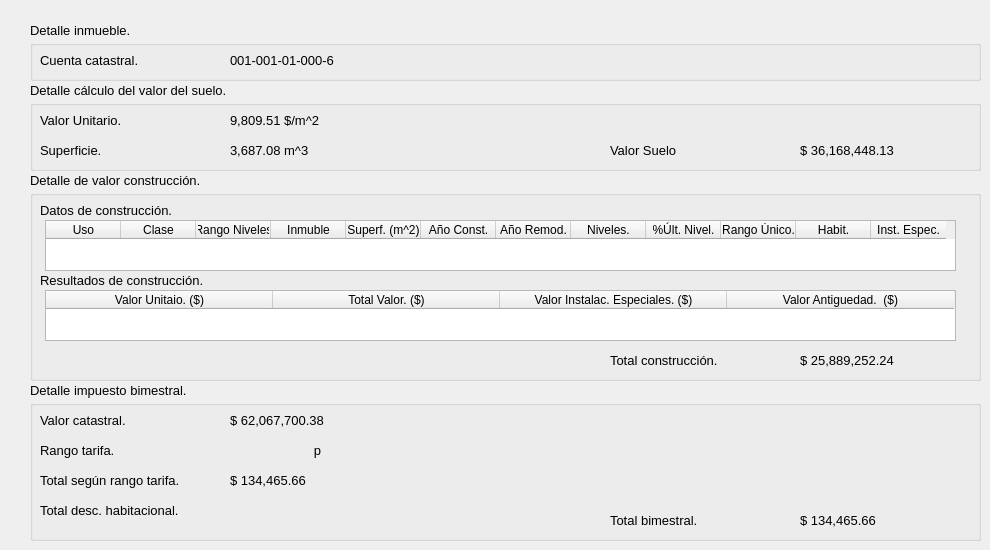
   <widget class="QWidget" name="tab_2">
    <attribute name="title">
     <string>Valoración</string>
    </attribute>
    <widget class="QLabel" name="label_42">
     <property name="geometry">
      <rect>
       <x>30</x>
       <y>20</y>
       <width>171</width>
       <height>21</height>
      </rect>
     </property>
     <property name="font">
      <font>
       <family>Arial</family>
       <pointsize>10</pointsize>
       <weight>50</weight>
       <bold>false</bold>
      </font>
     </property>
     <property name="text">
      <string>Detalle inmueble.</string>
     </property>
    </widget>
    <widget class="QGroupBox" name="groupBox">
     <property name="geometry">
      <rect>
       <x>30</x>
       <y>40</y>
       <width>951</width>
       <height>41</height>
      </rect>
     </property>
     <property name="title">
      <string/>
     </property>
     <widget class="QLabel" name="label_43">
      <property name="geometry">
       <rect>
        <x>10</x>
        <y>10</y>
        <width>171</width>
        <height>21</height>
       </rect>
      </property>
      <property name="font">
       <font>
        <family>Arial</family>
        <pointsize>10</pointsize>
        <weight>50</weight>
        <bold>false</bold>
       </font>
      </property>
      <property name="text">
       <string>Cuenta catastral.</string>
      </property>
     </widget>
     <widget class="QLabel" name="label_44">
      <property name="geometry">
       <rect>
        <x>200</x>
        <y>10</y>
        <width>171</width>
        <height>21</height>
       </rect>
      </property>
      <property name="font">
       <font>
        <family>Arial</family>
        <pointsize>10</pointsize>
        <weight>50</weight>
        <bold>false</bold>
       </font>
      </property>
      <property name="text">
       <string>001-001-01-000-6</string>
      </property>
     </widget>
    </widget>
    <widget class="QLabel" name="label_47">
     <property name="geometry">
      <rect>
       <x>30</x>
       <y>80</y>
       <width>201</width>
       <height>21</height>
      </rect>
     </property>
     <property name="font">
      <font>
       <family>Arial</family>
       <pointsize>10</pointsize>
       <weight>50</weight>
       <bold>false</bold>
      </font>
     </property>
     <property name="text">
      <string>Detalle cálculo del valor del suelo.</string>
     </property>
    </widget>
    <widget class="QGroupBox" name="groupBox_2">
     <property name="geometry">
      <rect>
       <x>30</x>
       <y>100</y>
       <width>951</width>
       <height>71</height>
      </rect>
     </property>
     <property name="title">
      <string/>
     </property>
     <widget class="QLabel" name="label_45">
      <property name="geometry">
       <rect>
        <x>10</x>
        <y>10</y>
        <width>171</width>
        <height>21</height>
       </rect>
      </property>
      <property name="font">
       <font>
        <family>Arial</family>
        <pointsize>10</pointsize>
        <weight>50</weight>
        <bold>false</bold>
       </font>
      </property>
      <property name="text">
       <string>Valor Unitario.</string>
      </property>
     </widget>
     <widget class="QLabel" name="label_46">
      <property name="geometry">
       <rect>
        <x>200</x>
        <y>10</y>
        <width>171</width>
        <height>21</height>
       </rect>
      </property>
      <property name="font">
       <font>
        <family>Arial</family>
        <pointsize>10</pointsize>
        <weight>50</weight>
        <bold>false</bold>
       </font>
      </property>
      <property name="text">
       <string>9,809.51 $/m^2</string>
      </property>
     </widget>
     <widget class="QLabel" name="label_48">
      <property name="geometry">
       <rect>
        <x>10</x>
        <y>40</y>
        <width>171</width>
        <height>21</height>
       </rect>
      </property>
      <property name="font">
       <font>
        <family>Arial</family>
        <pointsize>10</pointsize>
        <weight>50</weight>
        <bold>false</bold>
       </font>
      </property>
      <property name="text">
       <string>Superficie.</string>
      </property>
     </widget>
     <widget class="QLabel" name="label_49">
      <property name="geometry">
       <rect>
        <x>200</x>
        <y>40</y>
        <width>171</width>
        <height>21</height>
       </rect>
      </property>
      <property name="font">
       <font>
        <family>Arial</family>
        <pointsize>10</pointsize>
        <weight>50</weight>
        <bold>false</bold>
       </font>
      </property>
      <property name="text">
       <string>3,687.08 m^3</string>
      </property>
     </widget>
     <widget class="QLabel" name="label_50">
      <property name="geometry">
       <rect>
        <x>580</x>
        <y>40</y>
        <width>171</width>
        <height>21</height>
       </rect>
      </property>
      <property name="font">
       <font>
        <family>Arial</family>
        <pointsize>10</pointsize>
        <weight>50</weight>
        <bold>false</bold>
       </font>
      </property>
      <property name="text">
       <string>Valor Suelo</string>
      </property>
     </widget>
     <widget class="QLabel" name="label_51">
      <property name="geometry">
       <rect>
        <x>770</x>
        <y>40</y>
        <width>171</width>
        <height>21</height>
       </rect>
      </property>
      <property name="font">
       <font>
        <family>Arial</family>
        <pointsize>10</pointsize>
        <weight>50</weight>
        <bold>false</bold>
       </font>
      </property>
      <property name="text">
       <string>$ 36,168,448.13</string>
      </property>
     </widget>
    </widget>
    <widget class="QLabel" name="label_52">
     <property name="geometry">
      <rect>
       <x>30</x>
       <y>170</y>
       <width>201</width>
       <height>21</height>
      </rect>
     </property>
     <property name="font">
      <font>
       <family>Arial</family>
       <pointsize>10</pointsize>
       <weight>50</weight>
       <bold>false</bold>
      </font>
     </property>
     <property name="text">
      <string>Detalle de valor construcción.</string>
     </property>
    </widget>
    <widget class="QGroupBox" name="groupBox_3">
     <property name="geometry">
      <rect>
       <x>30</x>
       <y>190</y>
       <width>951</width>
       <height>191</height>
      </rect>
     </property>
     <property name="title">
      <string/>
     </property>
     <widget class="QLabel" name="label_53">
      <property name="geometry">
       <rect>
        <x>10</x>
        <y>10</y>
        <width>171</width>
        <height>21</height>
       </rect>
      </property>
      <property name="font">
       <font>
        <family>Arial</family>
        <pointsize>10</pointsize>
        <weight>50</weight>
        <bold>false</bold>
       </font>
      </property>
      <property name="text">
       <string>Datos de construcción.</string>
      </property>
     </widget>
     <widget class="QTableWidget" name="tableWidget">
      <property name="geometry">
       <rect>
        <x>15</x>
        <y>30</y>
        <width>911</width>
        <height>51</height>
       </rect>
      </property>
      <attribute name="horizontalHeaderDefaultSectionSize">
       <number>75</number>
      </attribute>
      <column>
       <property name="text">
        <string>Uso</string>
       </property>
      </column>
      <column>
       <property name="text">
        <string>Clase</string>
       </property>
      </column>
      <column>
       <property name="text">
        <string>Rango Niveles</string>
       </property>
      </column>
      <column>
       <property name="text">
        <string>Inmuble</string>
       </property>
      </column>
      <column>
       <property name="text">
        <string>Superf. (m^2)</string>
       </property>
      </column>
      <column>
       <property name="text">
        <string>Año Const.</string>
       </property>
      </column>
      <column>
       <property name="text">
        <string>Año Remod.</string>
       </property>
      </column>
      <column>
       <property name="text">
        <string>Niveles.</string>
       </property>
      </column>
      <column>
       <property name="text">
        <string>%Últ. Nivel.</string>
       </property>
      </column>
      <column>
       <property name="text">
        <string>Rango Único.</string>
       </property>
      </column>
      <column>
       <property name="text">
        <string>Habit.</string>
       </property>
      </column>
      <column>
       <property name="text">
        <string>Inst. Espec.</string>
       </property>
      </column>
     </widget>
     <widget class="QTableWidget" name="tableWidget_2">
      <property name="geometry">
       <rect>
        <x>15</x>
        <y>100</y>
        <width>911</width>
        <height>51</height>
       </rect>
      </property>
      <attribute name="horizontalHeaderDefaultSectionSize">
       <number>227</number>
      </attribute>
      <column>
       <property name="text">
        <string>Valor Unitaio. ($)</string>
       </property>
      </column>
      <column>
       <property name="text">
        <string>Total Valor. ($)</string>
       </property>
      </column>
      <column>
       <property name="text">
        <string>Valor Instalac. Especiales. ($)</string>
       </property>
      </column>
      <column>
       <property name="text">
        <string>Valor Antiguedad.  ($)</string>
       </property>
      </column>
     </widget>
     <widget class="QLabel" name="label_54">
      <property name="geometry">
       <rect>
        <x>10</x>
        <y>80</y>
        <width>171</width>
        <height>21</height>
       </rect>
      </property>
      <property name="font">
       <font>
        <family>Arial</family>
        <pointsize>10</pointsize>
        <weight>50</weight>
        <bold>false</bold>
       </font>
      </property>
      <property name="text">
       <string>Resultados de construcción.</string>
      </property>
     </widget>
     <widget class="QLabel" name="label_55">
      <property name="geometry">
       <rect>
        <x>580</x>
        <y>160</y>
        <width>171</width>
        <height>21</height>
       </rect>
      </property>
      <property name="font">
       <font>
        <family>Arial</family>
        <pointsize>10</pointsize>
        <weight>50</weight>
        <bold>false</bold>
       </font>
      </property>
      <property name="text">
       <string>Total construcción.</string>
      </property>
     </widget>
     <widget class="QLabel" name="label_56">
      <property name="geometry">
       <rect>
        <x>770</x>
        <y>160</y>
        <width>171</width>
        <height>21</height>
       </rect>
      </property>
      <property name="font">
       <font>
        <family>Arial</family>
        <pointsize>10</pointsize>
        <weight>50</weight>
        <bold>false</bold>
       </font>
      </property>
      <property name="text">
       <string>$ 25,889,252.24</string>
      </property>
     </widget>
     <zorder>label_54</zorder>
     <zorder>tableWidget_2</zorder>
     <zorder>label_53</zorder>
     <zorder>tableWidget</zorder>
     <zorder>label_55</zorder>
     <zorder>label_56</zorder>
    </widget>
    <widget class="QLabel" name="label_57">
     <property name="geometry">
      <rect>
       <x>30</x>
       <y>380</y>
       <width>201</width>
       <height>21</height>
      </rect>
     </property>
     <property name="font">
      <font>
       <family>Arial</family>
       <pointsize>10</pointsize>
       <weight>50</weight>
       <bold>false</bold>
      </font>
     </property>
     <property name="text">
      <string>Detalle impuesto bimestral.</string>
     </property>
    </widget>
    <widget class="QGroupBox" name="groupBox_4">
     <property name="geometry">
      <rect>
       <x>30</x>
       <y>400</y>
       <width>951</width>
       <height>141</height>
      </rect>
     </property>
     <property name="title">
      <string/>
     </property>
     <widget class="QLabel" name="label_58">
      <property name="geometry">
       <rect>
        <x>10</x>
        <y>10</y>
        <width>171</width>
        <height>21</height>
       </rect>
      </property>
      <property name="font">
       <font>
        <family>Arial</family>
        <pointsize>10</pointsize>
        <weight>50</weight>
        <bold>false</bold>
       </font>
      </property>
      <property name="text">
       <string>Valor catastral.</string>
      </property>
     </widget>
     <widget class="QLabel" name="label_59">
      <property name="geometry">
       <rect>
        <x>200</x>
        <y>10</y>
        <width>171</width>
        <height>21</height>
       </rect>
      </property>
      <property name="font">
       <font>
        <family>Arial</family>
        <pointsize>10</pointsize>
        <weight>50</weight>
        <bold>false</bold>
       </font>
      </property>
      <property name="text">
       <string>$ 62,067,700.38</string>
      </property>
     </widget>
     <widget class="QLabel" name="label_60">
      <property name="geometry">
       <rect>
        <x>10</x>
        <y>40</y>
        <width>171</width>
        <height>21</height>
       </rect>
      </property>
      <property name="font">
       <font>
        <family>Arial</family>
        <pointsize>10</pointsize>
        <weight>50</weight>
        <bold>false</bold>
       </font>
      </property>
      <property name="text">
       <string>Rango tarifa.</string>
      </property>
     </widget>
     <widget class="QLabel" name="label_61">
      <property name="geometry">
       <rect>
        <x>190</x>
        <y>40</y>
        <width>101</width>
        <height>21</height>
       </rect>
      </property>
      <property name="font">
       <font>
        <family>Arial</family>
        <pointsize>10</pointsize>
        <weight>50</weight>
        <bold>false</bold>
       </font>
      </property>
      <property name="text">
       <string>p</string>
      </property>
      <property name="alignment">
       <set>Qt::AlignRight|Qt::AlignTrailing|Qt::AlignVCenter</set>
      </property>
     </widget>
     <widget class="QLabel" name="label_62">
      <property name="geometry">
       <rect>
        <x>580</x>
        <y>110</y>
        <width>171</width>
        <height>21</height>
       </rect>
      </property>
      <property name="font">
       <font>
        <family>Arial</family>
        <pointsize>10</pointsize>
        <weight>50</weight>
        <bold>false</bold>
       </font>
      </property>
      <property name="text">
       <string>Total bimestral.</string>
      </property>
     </widget>
     <widget class="QLabel" name="label_63">
      <property name="geometry">
       <rect>
        <x>770</x>
        <y>110</y>
        <width>171</width>
        <height>21</height>
       </rect>
      </property>
      <property name="font">
       <font>
        <family>Arial</family>
        <pointsize>10</pointsize>
        <weight>50</weight>
        <bold>false</bold>
       </font>
      </property>
      <property name="text">
       <string>$ 134,465.66</string>
      </property>
     </widget>
     <widget class="QLabel" name="label_64">
      <property name="geometry">
       <rect>
        <x>10</x>
        <y>70</y>
        <width>171</width>
        <height>21</height>
       </rect>
      </property>
      <property name="font">
       <font>
        <family>Arial</family>
        <pointsize>10</pointsize>
        <weight>50</weight>
        <bold>false</bold>
       </font>
      </property>
      <property name="text">
       <string>Total según rango tarifa.</string>
      </property>
     </widget>
     <widget class="QLabel" name="label_65">
      <property name="geometry">
       <rect>
        <x>200</x>
        <y>70</y>
        <width>171</width>
        <height>21</height>
       </rect>
      </property>
      <property name="font">
       <font>
        <family>Arial</family>
        <pointsize>10</pointsize>
        <weight>50</weight>
        <bold>false</bold>
       </font>
      </property>
      <property name="text">
       <string>$ 134,465.66</string>
      </property>
     </widget>
     <widget class="QLabel" name="label_66">
      <property name="geometry">
       <rect>
        <x>10</x>
        <y>100</y>
        <width>171</width>
        <height>21</height>
       </rect>
      </property>
      <property name="font">
       <font>
        <family>Arial</family>
        <pointsize>10</pointsize>
        <weight>50</weight>
        <bold>false</bold>
       </font>
      </property>
      <property name="text">
       <string>Total desc. habitacional.</string>
      </property>
     </widget>
     <widget class="QLabel" name="label_67">
      <property name="geometry">
       <rect>
        <x>200</x>
        <y>100</y>
        <width>171</width>
        <height>21</height>
       </rect>
      </property>
      <property name="font">
       <font>
        <family>Arial</family>
        <pointsize>10</pointsize>
        <weight>50</weight>
        <bold>false</bold>
       </font>
      </property>
      <property name="text">
       <string/>
      </property>
     </widget>
    </widget>
   </widget>
